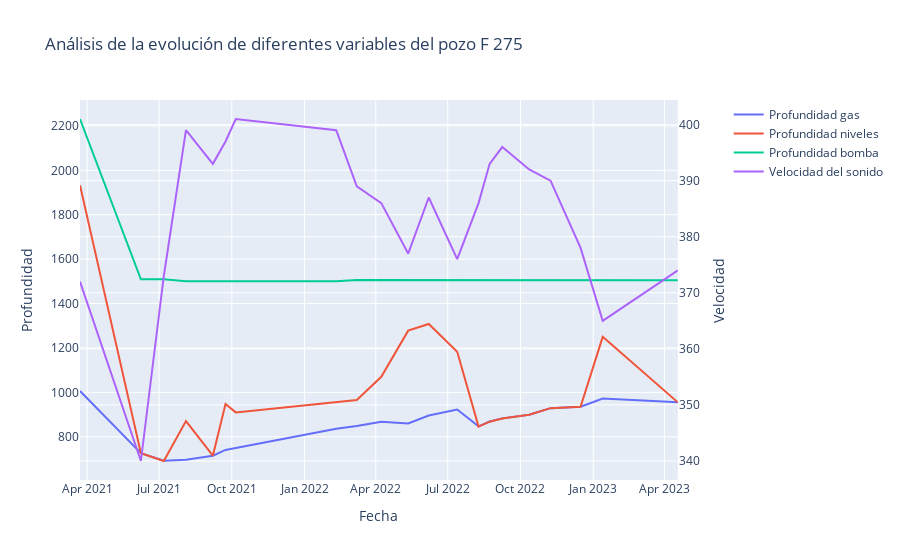
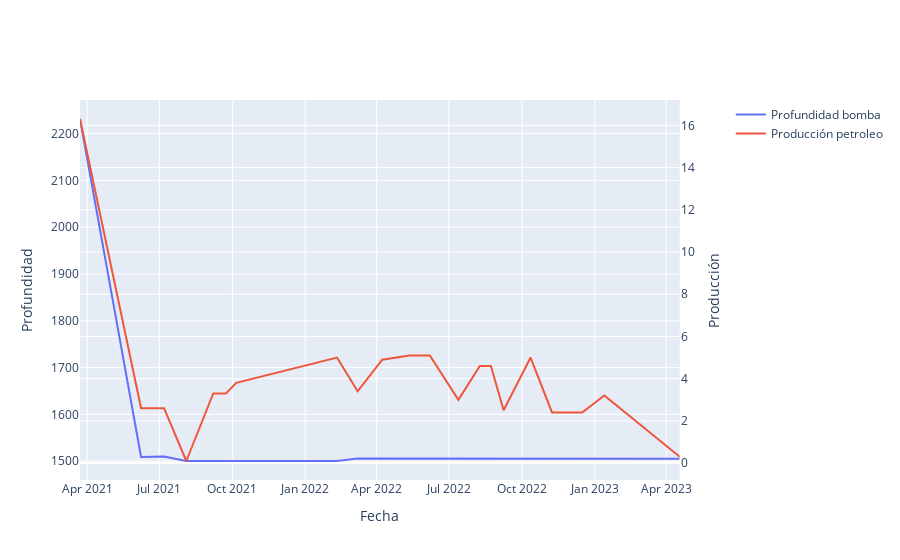
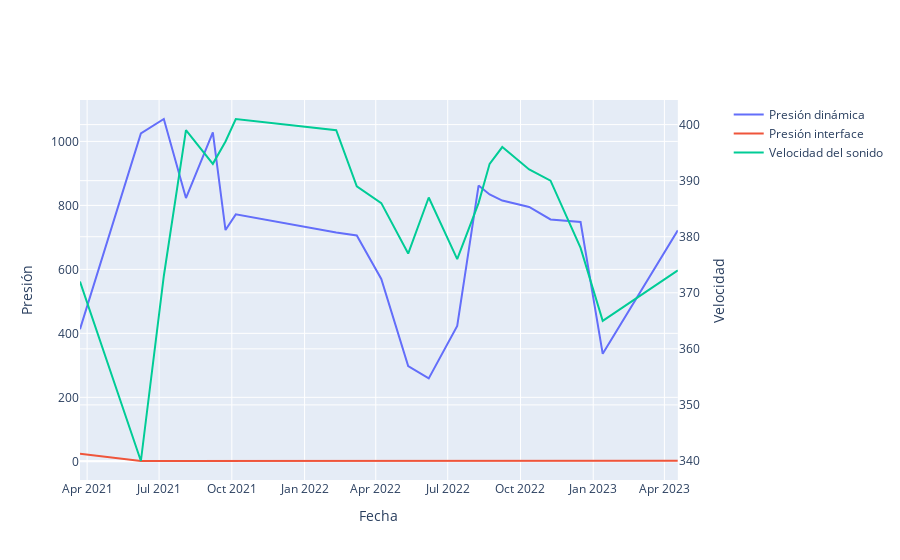

These figures' notebook cell, in order:
### Code cell
plot_well_behaviour('F 275', df)
